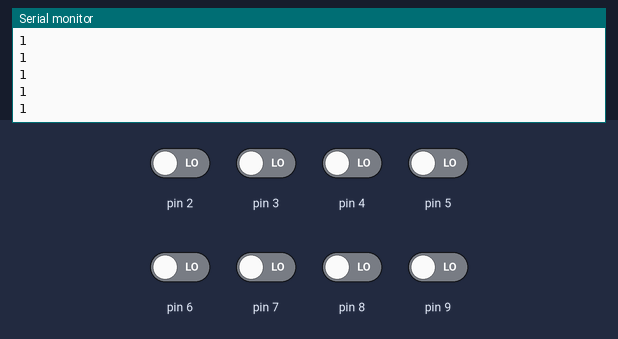
The sketch below on a simulated Arduino Uno, built with avr-gcc and run on an emulated ATmega328P. Shown: the last lines printed to the serial monitor. The inputs (shaded band) are chosen by the test bench; at power-on: pin 2–9 LOW.

Above: at 1.2 s.
1.3 s: pin 7 driven HIGH
At 2.3 s:
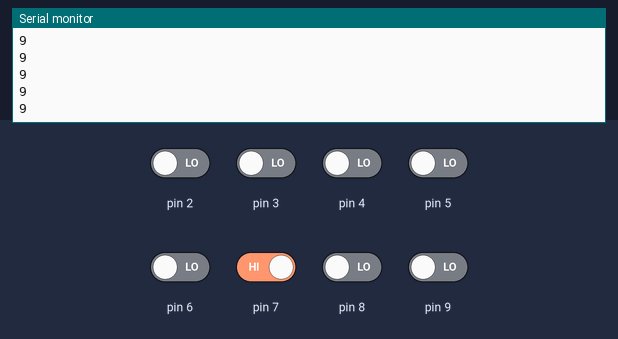
2.8 s: pin 8 driven HIGH
At 3.3 s:
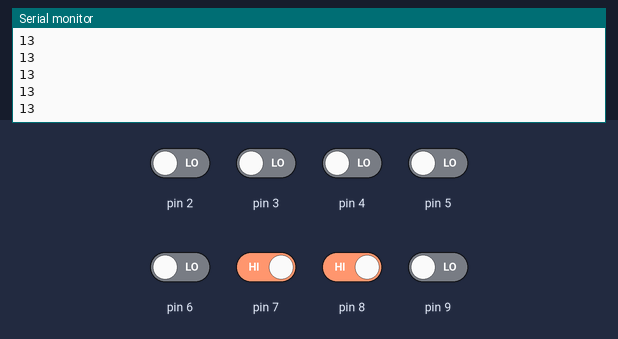
4.3 s: pin 9 driven HIGH
At 4.8 s:
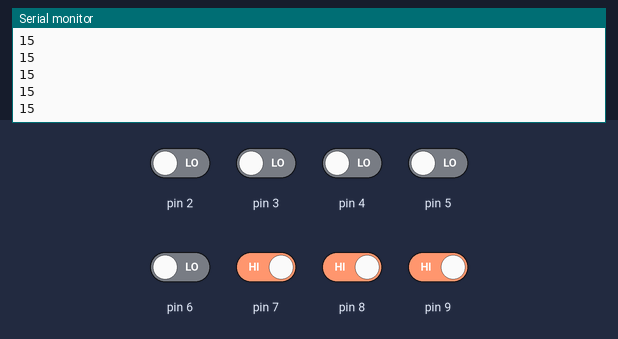
5.8 s: pin 7 driven LOW
At 6.5 s:
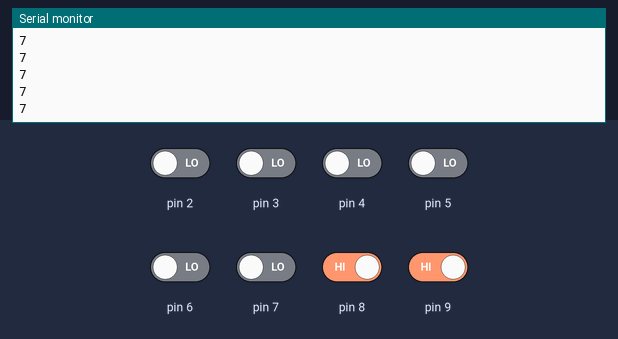
7.3 s: pin 8 driven LOW
At 8.0 s:
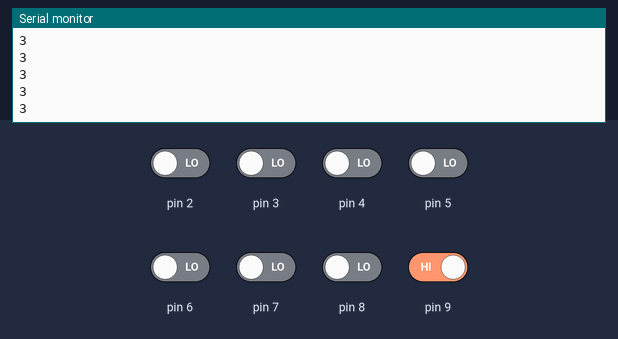
Timing chart, 0 to 9.8 s (numbered marks = the images above; inputs shaded):
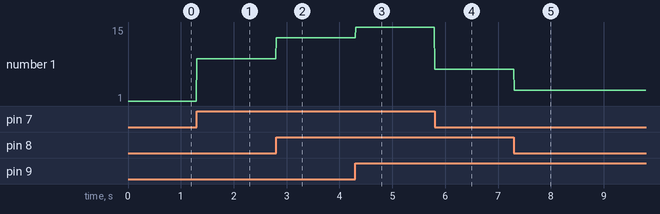

The sketch:

ButtonLeft.ino
```cpp
bool state7 = 0;
bool state8 = 0;
bool state9 = 0;
void setup()
{
  Serial.begin(9600);

  DDRB = 0b00000000;//ポートBを全てINPUT
  DDRD = 0b00000000;
}
void loop() {
  state7 = (PIND>>7) & 0b00000001;
  state8 = PINB & 0b00000001;
  state9 = (PINB>>1) & 0b00000001;
  Serial.println(((state7<<3)|(state8<<2)|(state9<<1)|1));
  delay(10);
}
```

Measured:
- after the input at 1.3 s, the serial monitor: prints a new line at once (image 1)
- after the input at 2.8 s, the serial monitor: prints a new line at once (image 2)
- after the input at 4.3 s, the serial monitor: prints a new line at once (image 3)
- after the input at 5.8 s, the serial monitor: prints a new line at once (image 4)
- after the input at 7.3 s, the serial monitor: prints a new line at once (image 5)
- plotted number 1: 1 → 9 after the input at 1.3 s, 9 → 13 after the input at 2.8 s, 13 → 15 after the input at 4.3 s, 15 → 7 after the input at 5.8 s, 7 → 3 after the input at 7.3 s
